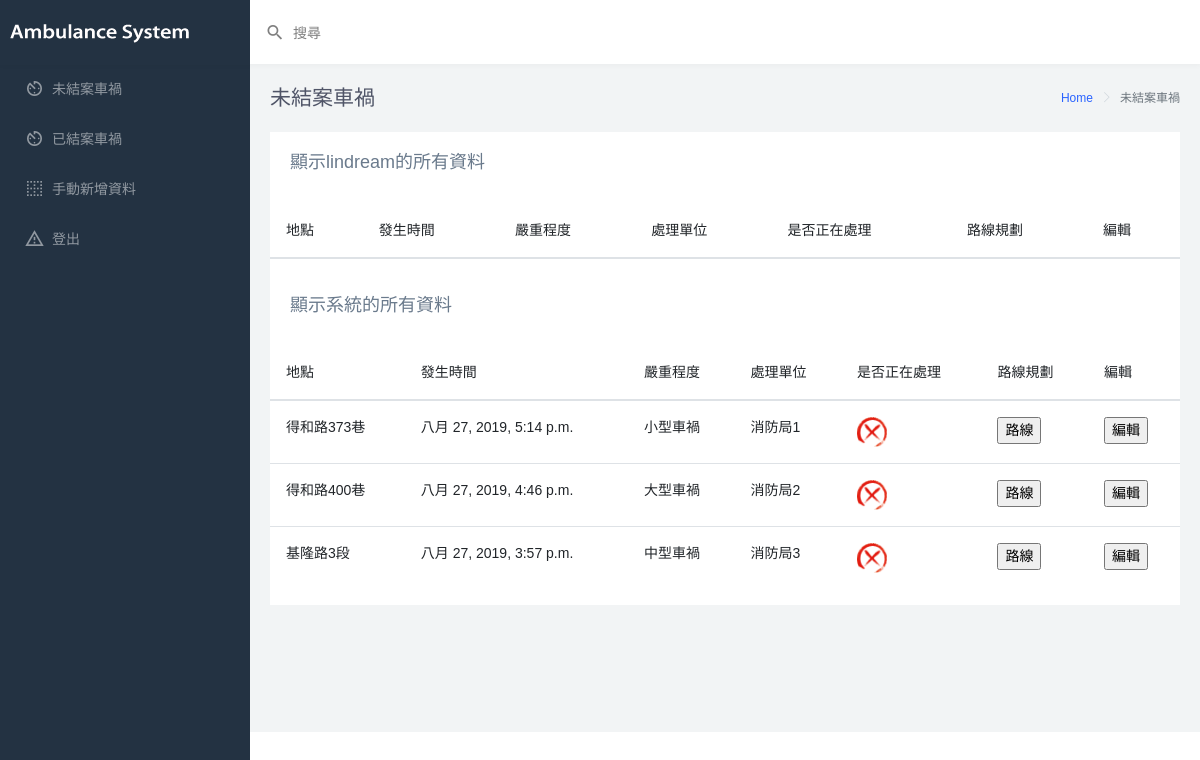
The app's page /adminmain/ (signed in), older data.
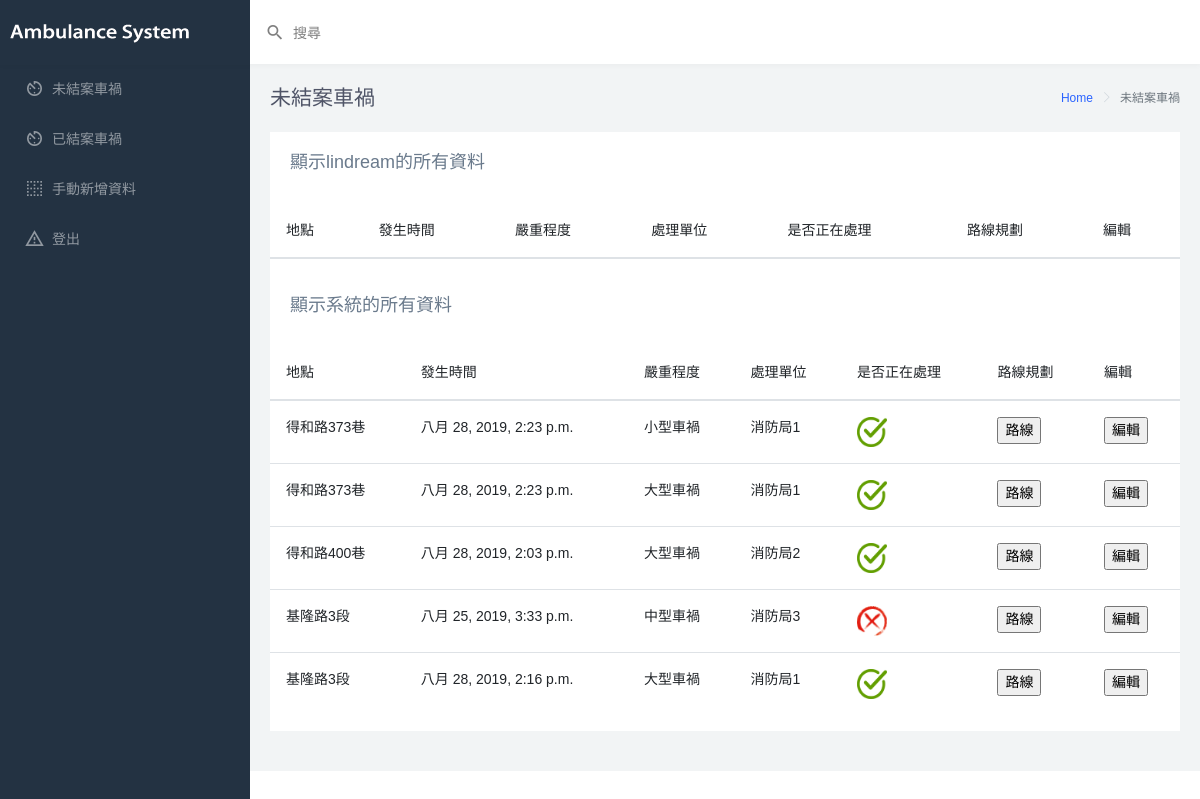
The same page, newer data.
### ambulance_system/models.py (models this page shows, shortened)
class TrafficConditionLog(models.Model):
	Monitor = models.ForeignKey(Monitor,on_delete=models.CASCADE)
	TrafficCondition = models.ForeignKey(TrafficCondition,on_delete=models.CASCADE)
	Datetime = models.DateTimeField(auto_now=True)
	ResponsibleUnit = models.ForeignKey(ResponsibleUnit,on_delete=models.CASCADE)
	Solved = models.BooleanField(default=False)
	Processed = models.BooleanField(default=False)

class Monitor(models.Model):
	Location = models.ForeignKey(Location,on_delete=models.CASCADE)
	Description = models.TextField(default=False)

class Location(models.Model):
	Name = models.CharField(max_length=255,null=False)
	Latitude = models.FloatField(null=True,blank=True)#緯度
	Longitude = models.FloatField(null=True,blank=True)#精度
	CountryName =models.CharField(max_length=255,null=False)

class TrafficCondition(models.Model):
	Name = models.CharField(max_length=255,null=False)
	DefaultAmbulanceCount = models.IntegerField(default=-1)
	Description = models.TextField(default=False)

class ResponsibleUnit(models.Model):
	Name = models.CharField(max_length=255,null=False)
	Location = models.ForeignKey(Location,on_delete=models.CASCADE)
	Phone = models.CharField(max_length=15,null=False)

### ambulance_system/views.py (the view, shortened to what this page needs)
# urls.py: path('adminmain/',adminmain),#登入後的管理頁面
def adminmain(request):
	global search
	global location_name2
	location_name=""
	if search == 1:
		if request.method == 'POST':
			location_name = request.POST['location_name']  # 從前台抓取資料(路段名)
			if location_name != "":
				location_name2 = location_name
		locations = Location.objects.filter(Name__contains=location_name2)
		monitors = Monitor.objects.filter(Location__in=locations)
		car_accidents = TrafficConditionLog.objects.filter(Monitor__in=monitors)
		locations = Location.objects.filter(CountryName__contains=location_name2)
		monitors = Monitor.objects.filter(Location__in=locations)
		car_accidents_all = TrafficConditionLog.objects.filter(Monitor__in=monitors)
		name = "路段為" + location_name2
		name2 = "地區為" + location_name2
		search = 1
	else:
		Unit = ResponsibleUnit.objects.filter(Name=request.user.username)
		car_accidents = TrafficConditionLog.objects.filter(ResponsibleUnit__in=Unit)
		car_accidents_all = TrafficConditionLog.objects.all().order_by('Monitor')
		name = request.user.username
		name2 = "系統"
		search = 0
	if request.user is not None:  #驗證通過
		if request.user.is_active:  #帳號有效
			return render(request,"adminaa.html",locals())  #開啟管理頁面
		else:  #帳號無效
				messages = '帳號尚未啟用！'
				return redirect('/index/')
	else:  #驗證未通過
			messages = '登入失敗！'
			return redirect('/index/')
	return render(request,"adminaa.html",locals())

### templates/adminaa.html (shortened to what this page needs)
<!DOCTYPE html>
<html lang="en">
<head>
    <link rel="stylesheet" href="https://maxcdn.bootstrapcdn.com/bootstrap/4.3.1/css/bootstrap.min.css">
    {% load static %}
    <link media="all" type="text/css" href="{% static 'webpage/css/chartist.min.css' %}" rel="stylesheet">
    <link media="all" type="text/css" href="{% static 'webpage/css/style.min.css' %}" rel="stylesheet">
    <link rel="stylesheet" href="//maxcdn.bootstrapcdn.com/font-awesome/4.7.0/css/font-awesome.css">
</head>
<body>
    <div id="main-wrapper" data-navbarbg="skin6" data-theme="light" data-layout="vertical" data-sidebartype="full" data-boxed-layout="full">
        <header class="topbar" data-navbarbg="skin6">
            <nav class="navbar top-navbar navbar-expand-md navbar-light">
                <div class="navbar-header" data-logobg="skin5">
                    <div class="navbar-brand">
                        <a href="/adminmain" class="logo">
                            <span class="logo-text">
                                <img src="{%static 'webpage/images/home.png' %}" class="light-logo" alt="homepage" />
                            </span>
                        </a>
                    </div>
                </div>
                <div class="navbar-collapse collapse" id="navbarSupportedContent" data-navbarbg="skin6">
                    <ul class="navbar-nav float-left mr-auto">
                        <li class="nav-item search-box" >
                            <a class="nav-link waves-effect waves-dark" href="javascript:void(0)">
                                <div class="d-flex align-items-center" style="width: 300px;">
                                    <i class="mdi mdi-magnify font-20 mr-1"></i>
                                    <div class="ml-1 d-none d-sm-block" >
                                        <span>搜尋</span>
                                    </div>
                                </div>
                            </a>
                        </li>
                    </ul>
                </div>
            </nav>
        </header>
        <aside class="left-sidebar" data-sidebarbg="skin5">
            <div class="scroll-sidebar">
                <nav class="sidebar-nav">
                    <ul id="sidebarnav">
                        <li class="sidebar-item">
                            <a class="sidebar-link waves-effect waves-dark sidebar-link" href="/adminmain" aria-expanded="false">
                                <i class="mdi mdi-av-timer"></i>
                                <span class="hide-menu">未結案車禍</span>
                            </a>
                        </li>
                        <li class="sidebar-item">
                            <a class="sidebar-link waves-effect waves-dark sidebar-link" href="/adminfinish" aria-expanded="false">
                                <i class="mdi mdi-av-timer"></i>
                                <span class="hide-menu">已結案車禍</span>
                            </a>
                        </li>
                        <li class="sidebar-item">
                            <a class="sidebar-link waves-effect waves-dark sidebar-link" href="/admintable" aria-expanded="false">
                                <i class="mdi mdi-border-none"></i>
                                <span class="hide-menu">手動新增資料</span>
                            </a>
                        </li>
                        <li class="sidebar-item">
                            <a class="sidebar-link waves-effect waves-dark sidebar-link" href="logout" aria-expanded="false">
                                <i class="mdi mdi-alert-outline"></i>
                                <span class="hide-menu">登出</span>
                            </a>
                        </li>
                    </ul>
                </nav>
            </div>
        </aside>
        <div class="page-wrapper">
            <div class="page-breadcrumb">
                <div class="row">
                    <div class="col-5 align-self-center">
                        <h4 class="page-title">未結案車禍</h4>
                    </div>
                    <div class="col-7 align-self-center">
                        <div class="d-flex align-items-center justify-content-end">
                            <nav aria-label="breadcrumb">
                                <ol class="breadcrumb">
                                    <li class="breadcrumb-item">
                                        <a href="/adminmain/home/">Home</a>
                                    </li>
                                    <li class="breadcrumb-item active" aria-current="page">未結案車禍</li>
                                </ol>
                            </nav>
                        </div>
                    </div>
                </div>
            </div>
            <div class="container-fluid">
                <div class="row">
                    <div class="col-12">
                        <div class="card">
                            <div class="card-body">
                                <h4 class="card-title">顯示{{name}}的所有資料</h4>
                            </div>
                            <div class="table-responsive">
                                <table class="table table-hover">
                                    <thead>
                                        <tr>
                                            <th class="border-top-0">地點</th>
                                            <th class="border-top-0">發生時間</th>
                                            <th class="border-top-0">嚴重程度</th>
                                            <th class="border-top-0">處理單位</th>
                                            <th class="border-top-0">是否正在處理</th>
                                            <th class="border-top-0">路線規劃</th>
                                            <th class="border-top-0">編輯</th>
                                        </tr>
                                    </thead>
                                </table>
                                <div class="card-body">
                                    <h4 class="card-title">顯示{{name2}}的所有資料</h4>
                                </div>
                                <table class="table table-hover">
                                    <thead>
                                        <tr>
                                            <th class="border-top-0">地點</th>
                                            <th class="border-top-0">發生時間</th>
                                            <th class="border-top-0">嚴重程度</th>
                                            <th class="border-top-0">處理單位</th>
                                            <th class="border-top-0">是否正在處理</th>
                                            <th class="border-top-0">路線規劃</th>
                                            <th class="border-top-0">編輯</th>
                                        </tr>
                                    </thead>
                                    <tbody>
                                        {% for TrafficConditionLog in car_accidents_all %}
                                        {% if TrafficConditionLog.Solved == False %}
                                        <tr>
                                            <td  colspan="1" >{{ TrafficConditionLog.Monitor.Location.Name }} </td>
                                            <td  colspan="1" >{{ TrafficConditionLog.Datetime }} </td>
                                            <td  colspan="1" >{{ TrafficConditionLog.TrafficCondition.Name}} </td>
                                            <td  colspan="1" >{{ TrafficConditionLog.ResponsibleUnit.Name }} </td>
                                            {% if TrafficConditionLog.Processed == True %}
                                                <td><img src="{%static 'webpage/images/check.png' %}" width="30px" height="30px" onclick="window.location='/check/'+{{ TrafficConditionLog.id}}"/></td>
                                            {% else %}
                                                <td><img src="{%static 'webpage/images/x.png' %}" width="30px" height="30px" onclick="window.location='/check/'+{{ TrafficConditionLog.id}}"/></td>
                                            {% endif %}
                                            <td  colspan="1" ><input name="button1" type="button" value="路線" onclick="window.location='/schedule/'+{{ TrafficConditionLog.id}}"/></td>
                                            <td  colspan="1" ><input name="button1" type="button" value="編輯" onclick=""/></td>
                                        </tr>
                                        {% endif %}
                                        {% endfor %}
                                    </tbody>
                                </table>
                            </div>
                        </div>
                    </div>
                </div>
            </div>
        </div>
    </div>
</body>
</html>

Row changes from the older to the newer data that the page shows:
no longer on this page (row edited): TrafficConditionLog: Monitor.Location.Name "得和路373巷", Datetime "八月 27, 2019, 5:14 p.m.", TrafficCondition.Name "小型車禍", ResponsibleUnit.Name "消防局1", Solved False (drawn)
added TrafficConditionLog: Monitor.Location.Name "得和路373巷", Datetime "八月 28, 2019, 2:23 p.m.", TrafficCondition.Name "小型車禍", ResponsibleUnit.Name "消防局1", Solved False (drawn)
added TrafficConditionLog: Monitor.Location.Name "得和路373巷", Datetime "八月 28, 2019, 2:23 p.m.", TrafficCondition.Name "大型車禍", ResponsibleUnit.Name "消防局1", Solved False (drawn)
changed TrafficConditionLog "得和路400巷": Datetime "八月 27, 2019, 4:46 p.m." → "八月 28, 2019, 2:03 p.m."; Processed False → True (drawn); Processed: picture added; Processed: picture removed
changed TrafficConditionLog "中型車禍": Datetime "八月 27, 2019, 3:57 p.m." → "八月 25, 2019, 3:33 p.m."
added TrafficConditionLog: Monitor.Location.Name "基隆路3段", Datetime "八月 28, 2019, 2:16 p.m.", TrafficCondition.Name "大型車禍", ResponsibleUnit.Name "消防局1", Solved False (drawn)
